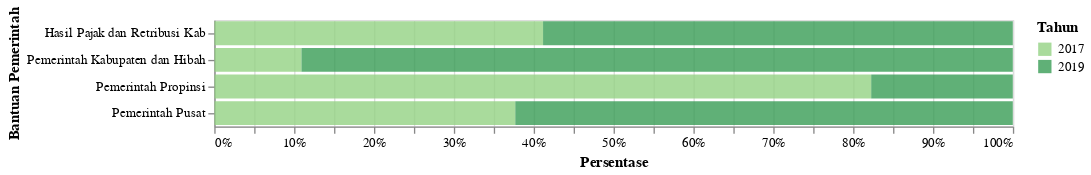

This figure's notebook cell:
### Markdown cell above
<h2>Bantuan Pemerintah</h2>

### Code cell
df_2 = data1('Bantuan Pemerintah')
df_2 = df_2.dropna()
df_2['Jumlah'] = 'Rp ' + round((df_2['N'].astype(float)/1000000),1).astype(str) + ' Juta'
plot2 = plot_1_rp(df_2,'Persentase','Bantuan Pemerintah',600)
plot2

### Figure 1 — Vega-Lite specification as saved in the notebook (floating-point values rounded to 4 significant figures)
{"config": {"view": {"continuousWidth": 400, "continuousHeight": 300}}, "data": {"name": "data-8b75cc3cbe1d8b5cc9393616b6c1f001"}, "mark": {"type": "bar", "opacity": 0.8}, "encoding": {"color": {"condition": {"type": "nominal", "field": "Tahun", "scale": {"scheme": "yellowgreen"}, "selection": "selector001"}, "value": "lightgray"}, "tooltip": [{"type": "quantitative", "field": "Tahun"}, {"type": "nominal", "field": "Keterangan"}, {"type": "nominal", "field": "Jumlah"}, {"type": "nominal", "field": "Satuan"}], "x": {"type": "quantitative", "axis": {"format": ".0%"}, "field": "N", "stack": "normalize", "title": "Persentase"}, "y": {"type": "ordinal", "field": "Keterangan", "title": "Bantuan Pemerintah"}}, "selection": {"selector001": {"type": "single", "encodings": ["y", "color"]}, "selector009": {"type": "interval", "bind": "scales", "encodings": ["x", "y"]}}, "width": 600, "$schema": "https://vega.github.io/schema/vega-lite/v4.8.1.json", "datasets": {"data-8b75cc3cbe1d8b5cc9393616b6c1f001": [{"Tahun": 2017, "Kode": 6, "Data": "Bantuan Pemerintah", "Kode Kategori": 6.1, "Kategori": "Pemerintah Pusat", "Keterangan": "Pemerintah Pusat", "N": 644700000.0, "Satuan": "Rupiah", "Jumlah": "Rp 644.7 Juta"}, {"Tahun": 2017, "Kode": 6, "Data": "Bantuan Pemerintah", "Kode Kategori": 6.1, "Kategori": "Pemerintah Propinsi", "Keterangan": "Pemerintah Propinsi", "N": 255000000.0, "Satuan": "Rupiah", "Jumlah": "Rp 255.0 Juta"}, {"Tahun": 2017, "Kode": 6, "Data": "Bantuan Pemerintah", "Kode Kategori": 6.1, "Kategori": "Pemerintah Kabupaten dan Hibah", "Keterangan": "Pemerintah Kabupaten dan Hibah", "N": 151000000.0, "Satuan": "Rupiah", "Jumlah": "Rp 151.0 Juta"}, {"Tahun": 2017, "Kode": 6, "Data": "Bantuan Pemerintah", "Kode Kategori": 6.1, "Kategori": "Hasil Pajak dan Retribusi Kab", "Keterangan": "Hasil Pajak dan Retribusi Kab", "N": 18700000.0, "Satuan": "Rupiah", "Jumlah": "Rp 18.7 Juta"}, {"Tahun": 2019, "Kode": 6, "Data": "Bantuan Pemerintah", "Kode Kategori": 6.1, "Kategori": "Pemerintah Pusat", "Keterangan": "Pemerintah Pusat", "N": 1066000000.0, "Satuan": "Rupiah", "Jumlah": "Rp 1065.7 Juta"}, {"Tahun": 2019, "Kode": 6, "Data": "Bantuan Pemerintah", "Kode Kategori": 6.1, "Kategori": "Pemerintah Propinsi", "Keterangan": "Pemerintah Propinsi", "N": 55000000.0, "Satuan": "Rupiah", "Jumlah": "Rp 55.0 Juta"}, {"Tahun": 2019, "Kode": 6, "Data": "Bantuan Pemerintah", "Kode Kategori": 6.1, "Kategori": "Pemerintah Kabupaten dan Hibah", "Keterangan": "Pemerintah Kabupaten dan Hibah", "N": 1232000000.0, "Satuan": "Rupiah", "Jumlah": "Rp 1231.7 Juta"}, {"Tahun": 2019, "Kode": 6, "Data": "Bantuan Pemerintah", "Kode Kategori": 6.1, "Kategori": "Hasil Pajak dan Retribusi Kab", "Keterangan": "Hasil Pajak dan Retribusi Kab", "N": 26720000.0, "Satuan": "Rupiah", "Jumlah": "Rp 26.7 Juta"}]}}
